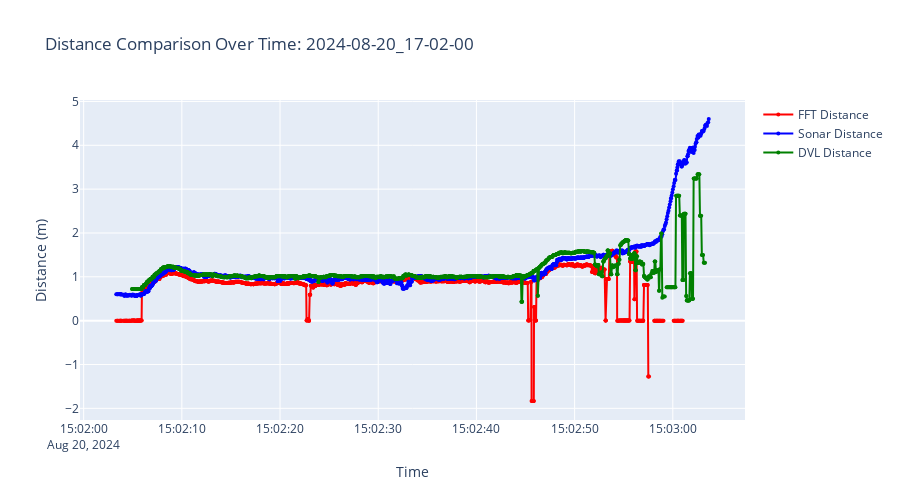
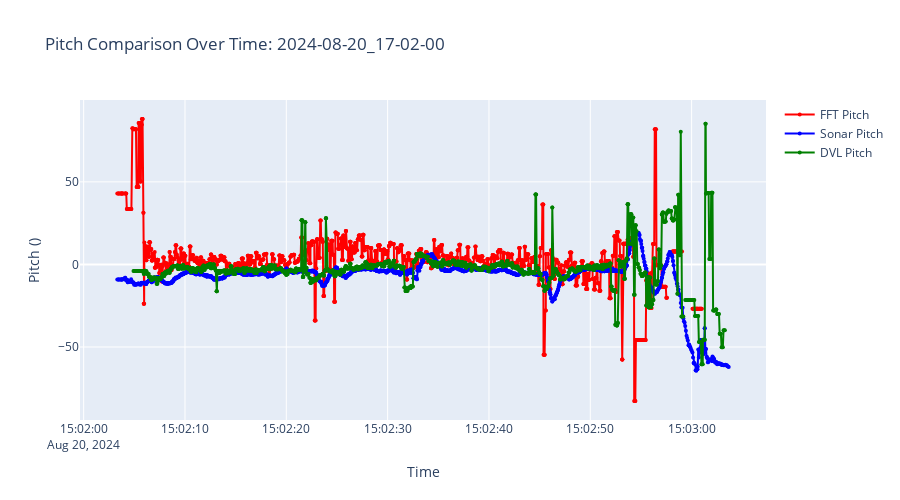
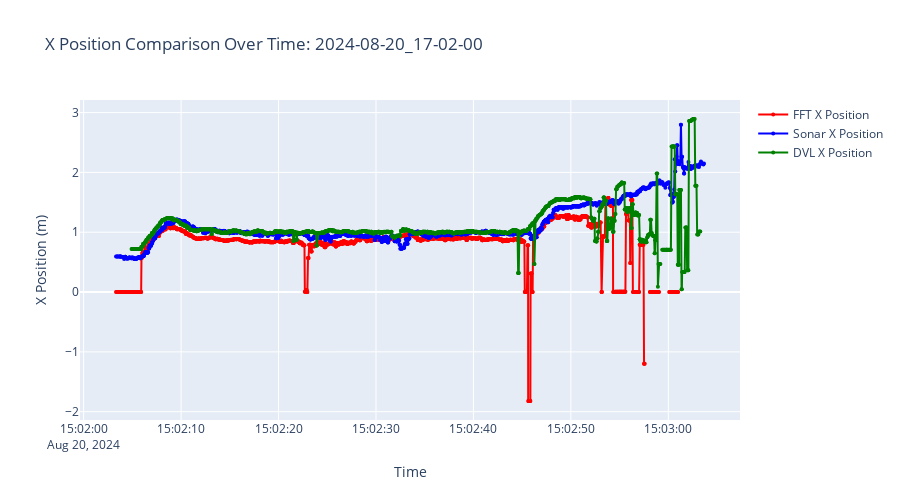
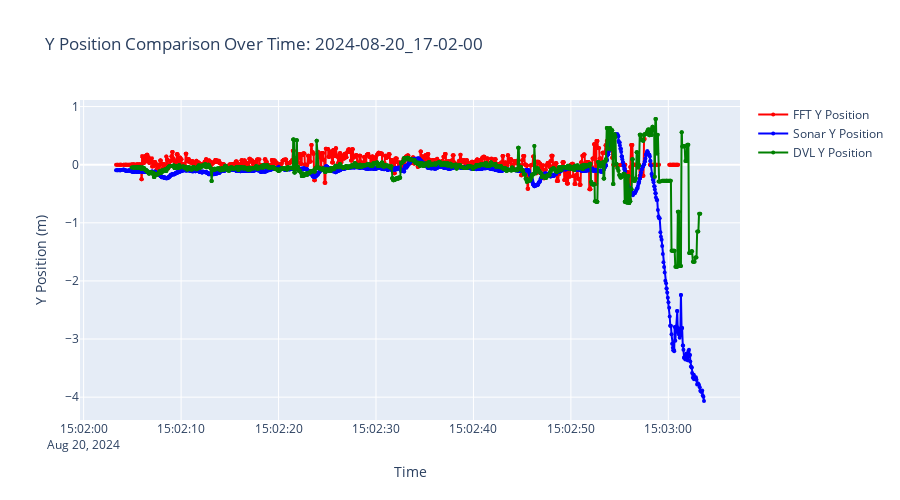

Source (notebook cell) for these figures, in order:
### Markdown cell above
## 7. Three-System Synchronized Comparison

Synchronize and compare measurements from all three systems: Sonar, DVL, and Relative FFT.

### Code cell
# COMPREHENSIVE THREE-SYSTEM NET RELATIVE POSITION ANALYSIS
print("=== THREE-SYSTEM NET RELATIVE POSITION ANALYSIS ===")

if df_sonar is not None and df_nav is not None and df_fft is not None:
    # Import the new net relative utilities
    from utils.net_relative_utils import run_complete_three_system_analysis
    
    print("Running comprehensive three-system analysis with net relative position calculations...")
    
    # Run the complete analysis
    sync_df, stats, fig_distance, fig_pitch, fig_x_position, fig_y_position = run_complete_three_system_analysis(
        df_sonar=df_sonar,
        df_nav=df_nav, 
        df_fft=df_fft,
        target_bag=TARGET_BAG,
        exports_folder=EXPORTS_FOLDER
    )
    
    # Display all four separate visualizations
    print("\nDisplaying distance comparison:")
    fig_distance.show()
    
    print("\nDisplaying pitch comparison:")
    fig_pitch.show()
    
    print("\nDisplaying X position comparison:")
    fig_x_position.show()
    
    print("\nDisplaying Y position comparison:")
    fig_y_position.show()
    
    # Print analysis summary
    if stats:
        print(f"\n=== ANALYSIS SUMMARY ===")
        print(f"Total synchronized points: {stats.get('total_sync_points', 0)}")
        print(f"Valid distance comparisons: {stats.get('valid_distance_points', 0)}")
        
        if 'fft_sonar_distance_corr' in stats:
            print(f"\nDistance correlations:")
            print(f"  FFT ↔ Sonar: {stats['fft_sonar_distance_corr']:.3f}")
            print(f"  FFT ↔ DVL: {stats['fft_nav_distance_corr']:.3f}")
            print(f"  Sonar ↔ DVL: {stats['sonar_nav_distance_corr']:.3f}")
    
    print(f"\nComplete three-system net relative position analysis finished")
    print(f"Color coding: Red=FFT, Blue=Sonar, Green=DVL")
    print(f"Note: Sonar angles corrected by -180° for coordinate system alignment")
    
else:
    print("Missing one or more datasets - cannot perform three-system comparison")
    print("Available data:")
    print(f"  Sonar: {'✓' if df_sonar is not None else '✗'}")
    print(f"  Navigation: {'✓' if df_nav is not None else '✗'}")
    print(f"  FFT: {'✓' if df_fft is not None else '✗'}")

### Figure 1 — Plotly figure (JSON) as saved in the notebook; plotly's stock layout.template omitted (floating-point values rounded to 4 significant figures; data arrays with more than 128 entries replaced by an {"elided": "..."} marker saying what was removed)
{"data": [{"line": {"color": "red", "width": 2}, "marker": {"size": 4}, "mode": "lines+markers", "name": "FFT Distance", "type": "scatter", "x": {"elided": "1851 str values"}, "y": {"elided": "1851 float values"}}, {"line": {"color": "blue", "width": 2}, "marker": {"size": 4}, "mode": "lines+markers", "name": "Sonar Distance", "type": "scatter", "x": {"elided": "1851 str values"}, "y": {"elided": "1851 float values"}}, {"line": {"color": "green", "width": 2}, "marker": {"size": 4}, "mode": "lines+markers", "name": "DVL Distance", "type": "scatter", "x": {"elided": "1851 str values"}, "y": {"elided": "1851 float values"}}], "layout": {"height": 500, "showlegend": true, "title": {"text": "Distance Comparison Over Time: 2024-08-20_17-02-00"}, "xaxis": {"title": {"text": "Time"}}, "yaxis": {"title": {"text": "Distance (m)"}}}}

### Figure 2 — Plotly figure (JSON) as saved in the notebook; plotly's stock layout.template omitted (floating-point values rounded to 4 significant figures; data arrays with more than 128 entries replaced by an {"elided": "..."} marker saying what was removed)
{"data": [{"line": {"color": "red", "width": 2}, "marker": {"size": 4}, "mode": "lines+markers", "name": "FFT Pitch", "type": "scatter", "x": {"elided": "1851 str values"}, "y": {"elided": "1851 float values"}}, {"line": {"color": "blue", "width": 2}, "marker": {"size": 4}, "mode": "lines+markers", "name": "Sonar Pitch", "type": "scatter", "x": {"elided": "1851 str values"}, "y": {"elided": "1851 float values"}}, {"line": {"color": "green", "width": 2}, "marker": {"size": 4}, "mode": "lines+markers", "name": "DVL Pitch", "type": "scatter", "x": {"elided": "1851 str values"}, "y": {"elided": "1851 float values"}}], "layout": {"height": 500, "showlegend": true, "title": {"text": "Pitch Comparison Over Time: 2024-08-20_17-02-00"}, "xaxis": {"title": {"text": "Time"}}, "yaxis": {"title": {"text": "Pitch ()"}}}}

### Figure 3 — Plotly figure (JSON) as saved in the notebook; plotly's stock layout.template omitted (floating-point values rounded to 4 significant figures; data arrays with more than 128 entries replaced by an {"elided": "..."} marker saying what was removed)
{"data": [{"line": {"color": "red", "width": 2}, "marker": {"size": 4}, "mode": "lines+markers", "name": "FFT X Position", "type": "scatter", "x": {"elided": "1851 str values"}, "y": {"elided": "1851 float values"}}, {"line": {"color": "blue", "width": 2}, "marker": {"size": 4}, "mode": "lines+markers", "name": "Sonar X Position", "type": "scatter", "x": {"elided": "1851 str values"}, "y": {"elided": "1851 float values"}}, {"line": {"color": "green", "width": 2}, "marker": {"size": 4}, "mode": "lines+markers", "name": "DVL X Position", "type": "scatter", "x": {"elided": "1851 str values"}, "y": {"elided": "1851 float values"}}], "layout": {"height": 500, "showlegend": true, "title": {"text": "X Position Comparison Over Time: 2024-08-20_17-02-00"}, "xaxis": {"title": {"text": "Time"}}, "yaxis": {"title": {"text": "X Position (m)"}}}}

### Figure 4 — Plotly figure (JSON) as saved in the notebook; plotly's stock layout.template omitted (floating-point values rounded to 4 significant figures; data arrays with more than 128 entries replaced by an {"elided": "..."} marker saying what was removed)
{"data": [{"line": {"color": "red", "width": 2}, "marker": {"size": 4}, "mode": "lines+markers", "name": "FFT Y Position", "type": "scatter", "x": {"elided": "1851 str values"}, "y": {"elided": "1851 float values"}}, {"line": {"color": "blue", "width": 2}, "marker": {"size": 4}, "mode": "lines+markers", "name": "Sonar Y Position", "type": "scatter", "x": {"elided": "1851 str values"}, "y": {"elided": "1851 float values"}}, {"line": {"color": "green", "width": 2}, "marker": {"size": 4}, "mode": "lines+markers", "name": "DVL Y Position", "type": "scatter", "x": {"elided": "1851 str values"}, "y": {"elided": "1851 float values"}}], "layout": {"height": 500, "showlegend": true, "title": {"text": "Y Position Comparison Over Time: 2024-08-20_17-02-00"}, "xaxis": {"title": {"text": "Time"}}, "yaxis": {"title": {"text": "Y Position (m)"}}}}
